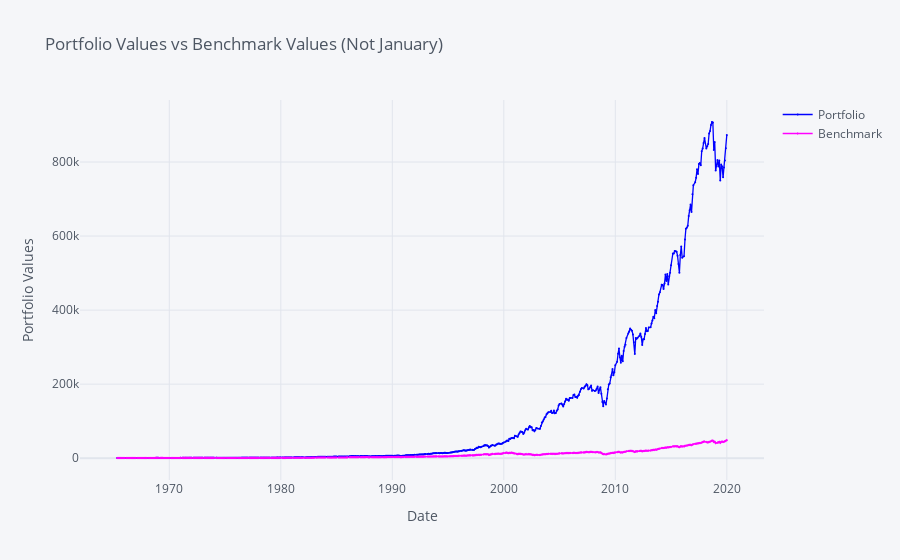

Here is the notebook cell this chart was saved with:
### Code cell
# Plotting the calculations
plyo.iplot(  
    portfolio_remain[['Portfolio','Benchmark']].iplot(asFigure=True,
                                                 title='Portfolio Values vs Benchmark Values (Not January)',  
             xTitle='Date',  
             yTitle='Portfolio Values',
                                                 mode={'Portfolio': 'lines+markers', 'Benchmark': 'lines+markers'},  
             symbol={'Portfolio': 'circle', 'Benchmark': 'diamond'},  
             size=2.0,  
             colors={'Portfolio': 'blue', 'Benchmark': 'magenta'}, ),)

### Figure 1 — Plotly figure (JSON) as saved in the notebook; plotly's stock layout.template omitted (floating-point values rounded to 4 significant figures; data arrays with more than 128 entries replaced by an {"elided": "..."} marker saying what was removed)
{"data": [{"line": {"color": "blue", "dash": "solid", "shape": "linear", "width": 1.3}, "marker": {"size": 2, "symbol": "circle"}, "mode": "lines+markers", "name": "Portfolio", "text": "", "type": "scatter", "x": {"elided": "602 str values"}, "y": {"elided": "602 float values"}}, {"line": {"color": "magenta", "dash": "solid", "shape": "linear", "width": 1.3}, "marker": {"size": 2, "symbol": "diamond"}, "mode": "lines+markers", "name": "Benchmark", "text": "", "type": "scatter", "x": {"elided": "602 str values"}, "y": {"elided": "602 float values"}}], "layout": {"legend": {"bgcolor": "#F5F6F9", "font": {"color": "#4D5663"}}, "paper_bgcolor": "#F5F6F9", "plot_bgcolor": "#F5F6F9", "title": {"font": {"color": "#4D5663"}, "text": "Portfolio Values vs Benchmark Values (Not January)"}, "xaxis": {"gridcolor": "#E1E5ED", "showgrid": true, "tickfont": {"color": "#4D5663"}, "title": {"font": {"color": "#4D5663"}, "text": "Date"}, "zerolinecolor": "#E1E5ED"}, "yaxis": {"gridcolor": "#E1E5ED", "showgrid": true, "tickfont": {"color": "#4D5663"}, "title": {"font": {"color": "#4D5663"}, "text": "Portfolio Values"}, "zerolinecolor": "#E1E5ED"}}}
